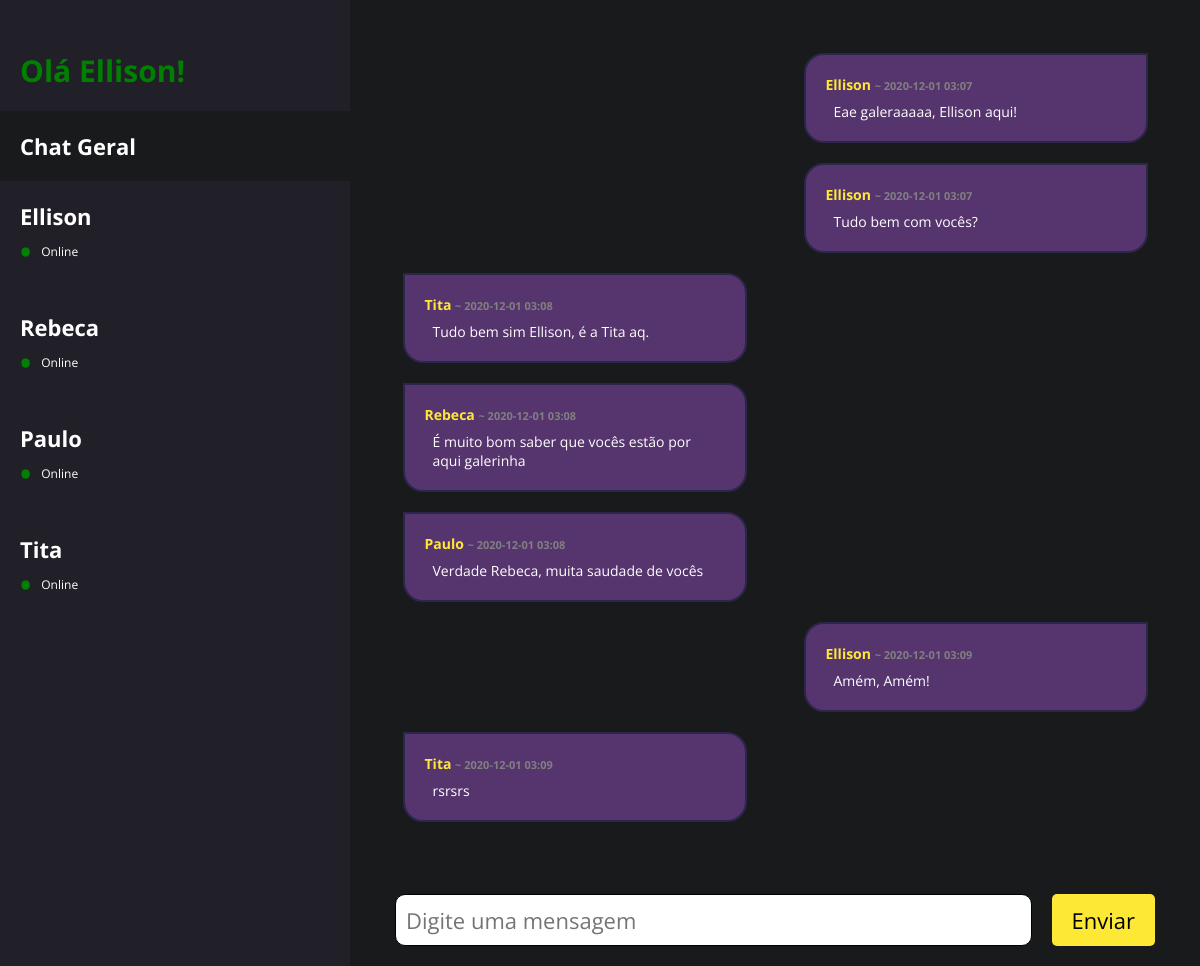
The page / on the database its author committed.
### tables this page shows
CREATE TABLE User (
            id INTEGER NOT NULL PRIMARY KEY AUTOINCREMENT,
            name VARCHAR(200) NOT NULL UNIQUE,
            ip VARCHAR(30) NOT NULL,
            port INTEGER NOT NULL,
            status INTEGER NOT NULL
        );

CREATE TABLE Message (
            id INTEGER NOT NULL PRIMARY KEY AUTOINCREMENT,
            msg TEXT NOT NULL,
            date DATE NOT NULL,
            id_user INTEGER,
            is_recv INTEGER NOT NULL,
            is_group INTEGER NOT NULL,
            FOREIGN KEY(id_user) REFERENCES User(id)
        );

### routes.py (the view)
@app.route("/", methods=["GET"])
@app.route("/<id>", methods=["GET"])
def homepage(id=None):
    user_local = UserRepository.get_by_name(MY_NAME)
    users = sorted([i for i in UserRepository.get_all() if i.name != MY_NAME + '.' + TYPE_SERVICE],
                   key=lambda x: x.status, reverse=True)
    if id is None:
        messages = list(filter(lambda x: x.is_group == 1, MessageRepository.get_all()))
        return render_template('group_page.html', user_local=user_local, users=users, messages=messages)
    else:
        user_other = UserRepository.get(id)
        if user_other is None:
            abort(400)
        messages = list(filter(lambda x: x.id_user == user_other.id and x.is_group == 0, MessageRepository.get_all()))
        return render_template('index.html', user_local=user_local, users=users, messages=messages, user_other=user_other)

### repository/repository.py (called while the page is built)
    @staticmethod
    def get_all():
        conn = sqlite3.connect("database.db")
        cursor = conn.cursor()
        all_users = []
        cursor.execute("SELECT * FROM User;")
        for l in cursor.fetchall():
            user = User(l[0], l[1], l[2], l[3], l[4])
            all_users.append(user)
        conn.close()
        return all_users

    @staticmethod
    def get_by_name(name):
        conn = sqlite3.connect("database.db")
        cursor = conn.cursor()
        cursor.execute("SELECT * FROM User WHERE name LIKE ?", ("%" + name + "%",))
        result = cursor.fetchone()
        conn.close()
        if result is not None:
            return User(result[0], result[1], result[2], result[3], result[4])
        return None

    @staticmethod
    def get_all():
        conn = sqlite3.connect("database.db")
        cursor = conn.cursor()
        all_messages = []
        cursor.execute("SELECT * FROM Message;")
        for m in cursor.fetchall():
            message = Message(m[0], m[1], m[2], m[3], m[4], m[5])
            all_messages.append(message)
        conn.close()
        return all_messages

### routes.py (called while the page is built)
@app.template_filter()
def get_name(m):
    return list(filter(lambda x: x.id == m.id_user, UserRepository.get_all()))[0].name.split('.')[0]

### templates/group_page.html (shortened to what this page needs)
<!DOCTYPE html>
<html lang="en">
<head>
    <link rel="stylesheet" href="{{url_for('static', filename='css/style.css')}}">
</head>
<body>
    <section class="main">
        <section class="list_friends">
            <h1 id="name">Olá {{user_local.name.split('.')[0]}}!</h1>
            <ul>
                <a href="{{url_for('homepage')}}">
                    <li id="active">
                        <h4>Chat Geral</h4>
                    </li>
                </a>
                {% if users|length > 0 %}
                    {% for u in users %}
                        <a href="{{url_for('homepage', id=u.id)}}">
                            <li>
                                <h4>{{u.name.split('.')[0]}}</h4>
                                {% if u.status == 1 %}
                                    <p><b>•</b> Online</p>
                                {% else %}
                                    <p><b id="offline">•</b> Offline</p>
                                {% endif %}
                            </li>
                        </a>
                    {%endfor%}
                {%else%}
                    <li><p id="nolink">Não há contato.</p></li>
                {%endif%}
            </ul>
        </section>
        <section class="main_messages">
            <section class="messages">
                {% for m in messages[::-1] %}
                <section class="message" id="{{'destinatario' if m.is_recv == 1 else 'remetente'}}">
                    <h5>{{ m|get_name }} <span> ~ {{m.date[0:16]}}</span></h5> </h5>
                    <p>{{m.msg}}</p>
                </section>
                {% endfor %}
            </section>
            <section class="float_box">
                <form action="{{ url_for('send_message_group')}}" method="post">
                    <input type="text" name="searchMessage" placeholder="Digite uma mensagem" required/>
                    <button type="submit">Enviar</button>
                </form>
            </section>
        </section>
    </section>
</body>
</html>

### static/css/style.css (style rules this page uses)
ul, li, a, b, p, div, section, h1, h2, h3, h4, h5, h6, body, main { margin:0; padding:0; border:0; text-decoration: none; }
.main { position:absolute; top:0; bottom:0; right:0; left:0; height:100%; width:100%; display: flex; flex-direction: row; justify-content: space-between; background:#181A1B; }
.list_friends { width:100%; height:100%; max-width: 350px; background:#211F27; overflow:auto; }
.list_friends > ul { list-style-type:none; }
.list_friends > ul > a > li { display: flex; flex-direction: column; justify-content: center; padding:20px; }
#active { background:#181A1B; }
#name { font-family: 'Open Sans', sans-serif; color:green; font-size: 30px; padding:50px 20px 20px; }
.list_friends > ul > a > li > h4 { font-family: 'Open Sans', sans-serif; color:white; font-size: 22px; }
.list_friends > ul > a > li > p { font-family: 'Open Sans', sans-serif; color:white; font-size: 12px; display: flex; flex-direction: row; align-items: center; }
.list_friends > ul > a > li > p > b { font-family: 'Open Sans', sans-serif; color:green; font-size: 30px; padding:0 10px 0 0; }
.main_messages { display:flex; flex-direction: column; width: 100%; }
.main_messages > .messages { width:90%; height:100%; display: flex; flex-direction: column-reverse; overflow:auto; padding:5%; }
.main_messages > .messages > .message { width:300px; padding:20px; margin:10px; display: flex; flex-direction: column; background:#56346D; border:2px solid #2C264D; }
.main_messages > .messages > .message > h5 { font-family: 'Open Sans', sans-serif; color:#FDE836; font-size: 14px; }
.main_messages > .messages > .message > h5 > span { font-family: 'Open Sans', sans-serif; color:gray; font-size: 11px; font-weight: bold; }
.main_messages > .messages > .message > p { font-family: 'Open Sans', sans-serif; color:white; font-size: 14px; padding:8px 8px 0; }
#remetente { align-self:flex-end; border-radius: 20px 0 20px 20px; }
#destinatario { align-self:flex-start; border-radius: 0 20px 20px 20px; }
.float_box { width: 100%; max-width: 800px; align-self: center; }
.float_box > form { display: flex; flex-direction: row; justify-content: space-between; padding:20px; }
.float_box > form > input { width:100%; padding:10px; margin:0 20px 0 0; font-family: 'Open Sans', sans-serif; font-size: 22px; border-radius: 10px; border:1px solid black; }
.float_box > form > button { border:0; background-color:#FDE836; font-family: 'Open Sans', sans-serif; font-size: 22px; padding:10px 20px; border-radius:5px; }

### rows shown on the page
User: name "Ellison", status "Online"
User: name "Rebeca", status "Online"
User: name "Paulo", status "Online"
User: name "Tita", status "Online"
Message: m "Tita", date "2020-12-01 03:09", msg "rsrsrs"
Message: m "Ellison", date "2020-12-01 03:09", msg "Amém, Amém!"
Message: m "Paulo", date "2020-12-01 03:08", msg "Verdade Rebeca, muita saudade de vocês"
Message: m "Rebeca", date "2020-12-01 03:08", msg "É muito bom saber que vocês estão por aqui galerinha"
Message: m "Tita", date "2020-12-01 03:08", msg "Tudo bem sim Ellison, é a Tita aq."
Message: m "Ellison", date "2020-12-01 03:07", msg "Tudo bem com vocês?"
Message: m "Ellison", date "2020-12-01 03:07", msg "Eae galeraaaaa, Ellison aqui!"
